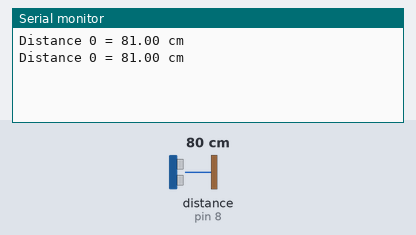
The sketch below on a simulated Arduino Uno, built with avr-gcc and run on an emulated ATmega328P. On the bench: the last lines printed to the serial monitor. The test bench sets the inputs (shaded band); at power-on: distance to the obstacle (sensor on pin 8) 80 cm. The echo pulse lasts 58.3 µs per cm.

Above: at 1.8 s.
1.9 s: distance to the obstacle (sensor on pin 8) set to 4 cm
At 2.9 s:
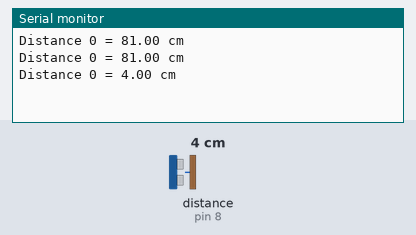
3.4 s: distance to the obstacle (sensor on pin 8) set to 2 cm
At 4.5 s:
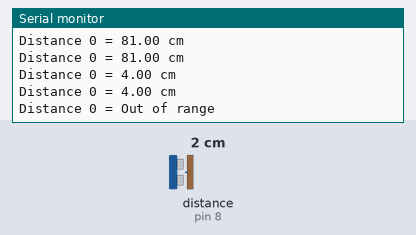

The sketch:

uc.ino
```cpp
/*
  Ultrasonic 4 Sensors Test
  ultrasonic-4sense-test.ino
  Uses 4 x HC-SR04 Ultrasonic Range Finders
  Uses NewPing Library

  DroneBot Workshop 2019
  http://dronebotworkshop.com
*/

// Include NewPing Library for HC-SR04 sensor
#include <NewPing.h>

// Hook up 4 HC-SR04 sensors in 1-pin mode
// Sensor 0
#define TRIGGER_PIN_0  8
#define ECHO_PIN_0     8

// Sensor 1
/*#define TRIGGER_PIN_1  9
#define ECHO_PIN_1     9

// Sensor 2
#define TRIGGER_PIN_2  10
#define ECHO_PIN_2     10

// Sensor 3
#define TRIGGER_PIN_3  11
#define ECHO_PIN_3     11*/

// Maximum Distance is 400 cm
#define MAX_DISTANCE 400

// Create objects for ultrasonic sensors
NewPing sensor0(TRIGGER_PIN_0, ECHO_PIN_0, MAX_DISTANCE);
/*NewPing sensor1(TRIGGER_PIN_1, ECHO_PIN_1, MAX_DISTANCE);
NewPing sensor2(TRIGGER_PIN_2, ECHO_PIN_2, MAX_DISTANCE);
NewPing sensor3(TRIGGER_PIN_3, ECHO_PIN_3, MAX_DISTANCE);*/

// Variables to represent distances
float distance0, distance1, distance2, distance3;

void setup() {

   // Serial monitor for testing
   Serial.begin (9600);

}

void loop() {

  // Read sensors in CM
  // Sensor 0
  distance0 = sensor0.ping_cm();
  delay(20);

 /* // Sensor 1
  distance1 = sensor1.ping_cm();
  delay(20);

  // Sensor 2
  distance2 = sensor2.ping_cm();
  delay(20);

  // Sensor 3
  distance3 = sensor3.ping_cm();
  delay(20);*/


  // Send results to Serial Monitor
  // Sensor 0
  Serial.print("Distance 0 = ");
  if (distance0 >= 400 || distance0 <= 2) {
    Serial.println("Out of range");
  }
  else {
    Serial.print(distance0);
    Serial.println(" cm");
    delay(500);
  }
 /* // Sensor 1
  Serial.print("Distance 1 = ");
  if (distance1 >= 400 || distance1 <= 2) {
    Serial.println("Out of range");
  }
  else {
    Serial.print(distance1);
    Serial.println(" cm");
    delay(500);
  }
  // Sensor 2
  Serial.print("Distance 2 = ");
  if (distance2 >= 400 || distance2 <= 2) {
    Serial.println("Out of range");
  }
  else {
    Serial.print(distance2);
    Serial.println(" cm");
    delay(500);
  }
  // Sensor 3
  Serial.print("Distance 3 = ");
  if (distance3 >= 400 || distance3 <= 2) {
    Serial.println("Out of range");
  }
  else {
    Serial.print(distance3);
    Serial.println(" cm");
    delay(500);
  }*/


  delay(500);
}
```

Measured:
- the behaviour switches between 3 and 2 cm on distance to the obstacle (sensor on pin 8) (found by bisection; images 1 and 2)
- after the input at 1.9 s, the serial monitor: prints a new line after 0.17 s (image 1)
- after the input at 3.4 s, the serial monitor: prints a new line after 0.72 s (image 2)
